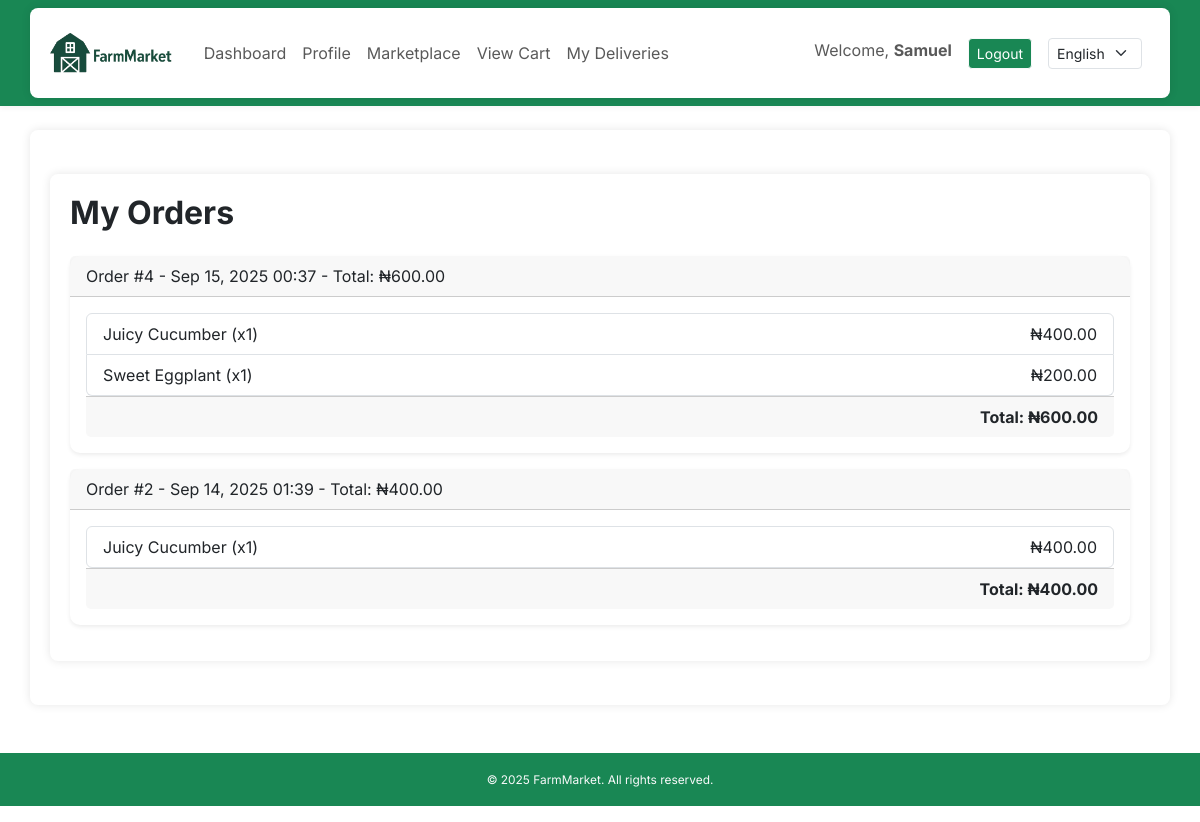
/orders/ (signed in), run on the app's committed database.
### core/models.py (models this page shows, shortened)
class Order(models.Model):
    buyer = models.ForeignKey(User, on_delete=models.CASCADE)
    total_price = models.DecimalField(max_digits=10, decimal_places=2)
    created_at = models.DateTimeField(auto_now_add=True)

class OrderItem(models.Model):
    order = models.ForeignKey(Order, related_name='items', on_delete=models.CASCADE)
    product = models.ForeignKey(Product, on_delete=models.CASCADE)
    quantity = models.PositiveIntegerField()
    price = models.DecimalField(max_digits=10, decimal_places=2)
    def get_total_price(self):
        return self.quantity * self.price

class Product(models.Model):
    farmer = models.ForeignKey(User, on_delete=models.CASCADE)
    title = models.CharField(_("Title"), max_length=100)
    description = models.TextField(_("Description"))
    price = models.DecimalField(max_digits=10, decimal_places=2)
    quantity = models.PositiveIntegerField()
    city = models.CharField(max_length=100)
    state = models.CharField(max_length=100, default="Oyo State")
    category = models.CharField(max_length=20, choices=CROP_CHOICES, default='Tomato')
    image = models.ImageField(upload_to='product_images/', blank=True, null=True)
    date_posted = models.DateTimeField(auto_now_add=True)

### core/views.py (the view)
# urls.py: path('orders/', views.orders, name='orders'),
@login_required
def orders(request):
    orders = Order.objects.filter(buyer=request.user).order_by('-created_at')
    return render(request, 'core/orders.html', {'orders': orders})

### core/context_processors.py (called while the page is built)
def language_code(request):
    return {
        'LANGUAGE_CODE': translation.get_language()
    }

### core/templates/core/orders.html
{% extends 'core/base.html' %}
{% load i18n %}
{% block content %}
<div class="container my-4">
    <h2 class="fw-bold mb-4">{% trans "My Orders" %}</h2>
    {% if orders %}
        {% for order in orders %}
        <div class="card mb-3 shadow-sm">
            <div class="card-header">
                {% trans "Order" %} #{{ order.id }} - {{ order.created_at|date:"M d, Y H:i" }} - {% trans "Total" %}: ₦{{ order.total_price|floatformat:2 }}
            </div>
            <div class="card-body">
                <ul class="list-group">
                    {% for item in order.items.all %}
                        <li class="list-group-item d-flex justify-content-between align-items-center">
                            {{ item.product.title }} (x{{ item.quantity }})
                            <span>₦{{ item.get_total_price|floatformat:2 }}</span>
                        </li>
                    {% endfor %}
                </ul>
                <div class="card-footer text-end">
                    <strong>{% trans "Total" %}: ₦{{ order.total_price|floatformat:2 }}</strong>
                </div>
            </div>
        </div>
        {% endfor %}
    {% else %}
        <p class="text-muted">{% trans "You have no orders yet." %}</p>
    {% endif %}
</div>
{% endblock %}

### core/templates/core/base.html (shortened to what this page needs)
{% load static %}
{% load i18n %}
<!DOCTYPE html>
<html lang="en">
<head>
  <link href="https://cdn.jsdelivr.net/npm/bootstrap@5.3.0/dist/css/bootstrap.min.css" rel="stylesheet" />
  <link rel="stylesheet" href="https://cdn.jsdelivr.net/npm/bootstrap-icons@1.11.3/font/bootstrap-icons.css">
  <link rel="stylesheet" href="{% static 'core/styles.css' %}" />
</head>
<body>
<header>
<nav class="navbar navbar-expand-lg custom-green">
    <div class="container">
        <a class="navbar-brand d-flex align-items-center" href="{% url 'home' %}">
            <img src="{% static 'core/images/logo.png' %}" alt="Logo" height="40" class="me-2">
        </a>
        <div class="collapse navbar-collapse" id="navbarNav">
            <ul class="navbar-nav me-auto">
                {% if user.is_authenticated %}
                    {% if user.profile.role == 'logistics' %}
                        <li class="nav-item"><a class="nav-link" href="{% url 'logistics_dashboard' %}">{% trans "Dashboard" %}</a></li>
                        <li class="nav-item"><a class="nav-link" href="{% url 'profile' %}">{% trans "Profile" %}</a></li>
                        <li class="nav-item"><a class="nav-link" href="{% url 'my_deliveries' %}">{% trans "My Deliveries" %}</a></li>
                        <li class="nav-item"><a class="nav-link" href="{% url 'pending_deliveries' %}">{% trans "Pending Deliveries" %}</a></li>
                    {% elif user.profile.role == 'buyer' %}
                        <li class="nav-item"><a class="nav-link" href="{% url 'buyer_dashboard' %}">{% trans "Dashboard" %}</a></li>
                        <li class="nav-item"><a class="nav-link" href="{% url 'profile' %}">{% trans "Profile" %}</a></li>
                        <li class="nav-item"><a class="nav-link" href="{% url 'product_list' %}">{% trans "Marketplace" %}</a></li>
                        <li class="nav-item"><a class="nav-link" href="{% url 'view_cart' %}">{% trans "View Cart" %}</a></li>
                        <li class="nav-item"><a class="nav-link" href="{% url 'my_deliveries' %}">{% trans "My Deliveries" %}</a></li>
                    {% else %}
                        <li class="nav-item"><a class="nav-link" href="{% url 'home' %}">{% trans "Home" %}</a></li>
                    {% endif %}
                {% else %}
                    <li class="nav-item"><a class="nav-link" href="{% url 'login' %}">{% trans "Login" %}</a></li>
                    <li class="nav-item"><a class="nav-link" href="{% url 'register' %}">{% trans "Register" %}</a></li>
                {% endif %}
            </ul>
            {% if user.is_authenticated %}
                <ul class="navbar-nav">
                    <li class="nav-item me-3">
                        <span class="navbar-text">
                            {% trans "Welcome" %}, <strong>{{ user.username }}</strong>
                        </span>
                    </li>
                    <li class="nav-item">
                        <a class="btn btn-success btn-sm border-light" href="{% url 'logout' %}">{% trans "Logout" %}</a>
                    </li>
                </ul>
            {% endif %}
            <form action="{% url 'set_language' %}" method="post" class="d-flex align-items-center ms-3">
                <select name="language" class="form-select form-select-sm me-2" onchange="this.form.submit()">
                    <option value="en" {% if LANGUAGE_CODE == 'en' %}selected{% endif %}>English</option>
                </select>
            </form>
        </div>
    </div>
</nav>
</header>
  <main class="container mt-4">
    {% block content %}{% endblock %}
  </main>
  <footer class="text-center mt-5 mb-3 text-light custom-green p-3">
    <small>&copy; 2025 FarmMarket. {% trans "All rights reserved." %}</small>
</footer>
</body>
</html>

### static/core/styles.css (style rules this page uses)
body { background-color: white; font-family: 'Inter', sans-serif; }
.custom-green { background-color: #198754; }
.navbar-brand { font-weight: bold; color: #2c3e50 !important; }
.navbar { box-shadow: 0 2px 6px rgba(0,0,0,0.05); }
.container { background-color: #fff; padding: 20px; border-radius: 8px; box-shadow: 0 0 10px rgba(0,0,0,0.1); }
.card { border: none; border-radius: 10px; transition: transform 0.2s ease-in-out; }
footer.custom-green { font-size: 0.85rem; color: #fff; }

### data on the page
Order: id "4", created_at "Sep 15, 2025 00:37", total_price "600.00"
OrderItem: product "Juicy Cucumber", quantity "1", get_total_price "400.00"
OrderItem: product "Sweet Eggplant", quantity "1", get_total_price "200.00"
Order: id "2", created_at "Sep 14, 2025 01:39", total_price "400.00"
OrderItem: product "Juicy Cucumber", quantity "1", get_total_price "400.00"

### other printed values
{{ user.username }} "Samuel"
